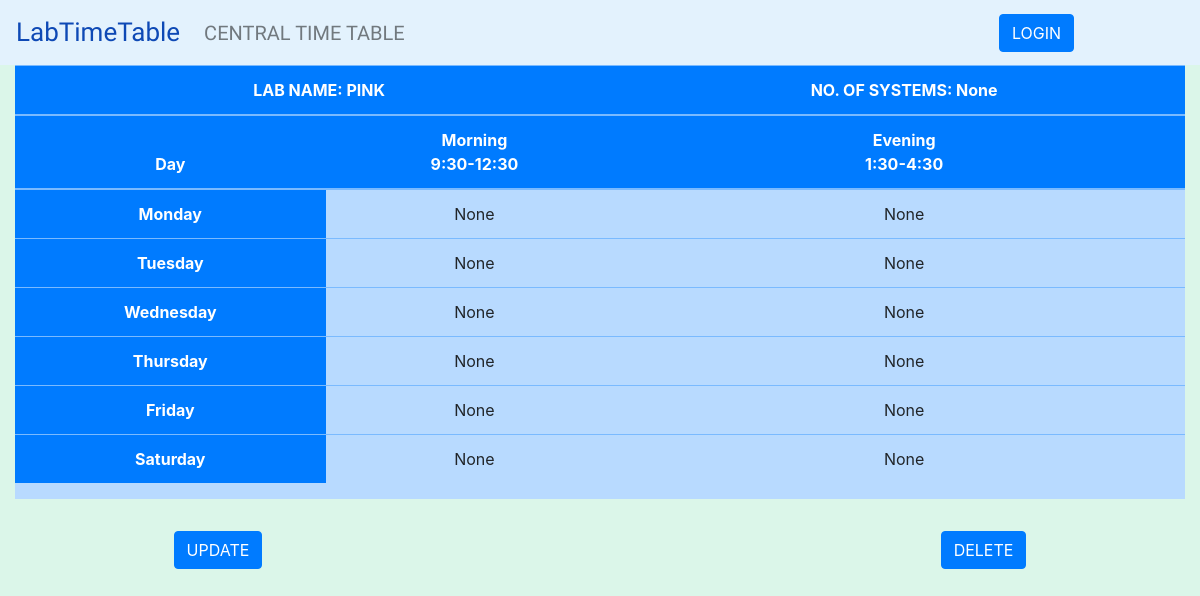
/clab/select/13, run on the app's committed database.
### Labtt2/models.py (models this page shows)
class Listing(models.Model):
    lab_name=models.CharField(max_length=100,default="")
    systems=models.IntegerField(blank=True, null=True,default=0)
    monm=models.CharField(max_length=100,blank=True, null=True,default="")
    mone=models.CharField(max_length=100,blank=True, null=True,default="")
    tuem=models.CharField(max_length=100,blank=True, null=True,default="")
    tuee=models.CharField(max_length=100,blank=True, null=True,default="")
    wedm=models.CharField(max_length=100,blank=True, null=True,default="")
    wede=models.CharField(max_length=100,blank=True, null=True,default="")
    thum=models.CharField(max_length=100,blank=True, null=True,default="")
    thue=models.CharField(max_length=100,blank=True, null=True,default="")
    frim=models.CharField(max_length=100,blank=True, null=True,default="")
    frie=models.CharField(max_length=100,blank=True, null=True,default="")
    satm=models.CharField(max_length=100,blank=True, null=True,default="")
    sate=models.CharField(max_length=100,blank=True, null=True,default="")

### Labtt2/views.py (the view)
# urls.py: path("select/<int:id>",views.view_select,name='slct'),
def view_select(request,id):
    form=Listing.objects.get(id=id)
    return render(request,'demo/select.html',{'form':form})

### Labtt2/templates/demo/select.html (shortened to what this page needs)
{% extends 'demo/base.html' %}
{% block content %}
<div class="container-fluid .mt-5">
  <div class="mx-auto">
    <div class="table-responsive table-primary" >
    <table class="table" style="text-align:center">
    <thead>
      <tr class="bg-primary">
          <th scope="col" colspan="2">
              LAB NAME: {{form.lab_name}}
          </th>
          <th scope="col" colspan="1">
            NO. OF SYSTEMS: {{form.systems}}
          </th>
        </tr>
        <tr class="bg-primary">
          <th>Day</th>
          <th>Morning<br/>9:30-12:30</th>
          <th>Evening<br/>1:30-4:30</th>
        </tr>
      </thead>
      <tbody>
        <tr class="table-primary">
          <th scope="row" class="bg-primary">Monday</th>
          <td class="table-primary">
            {{form.monm}}
          </td>
          <td class="table-primary">
            {{form.mone}}
          </td>
        </tr>
        <tr >
          <tr class="table-primary">
            <th scope="row" class="bg-primary">Tuesday</th>
            <td class="table-primary">
              {{form.tuem}}
            </td>
            <td class="table-primary">
                {{form.tuee}}
            </td>
          </tr>
        <tr class="table-primary">
          <th scope="row" class="bg-primary">Wednesday</th>
          <td class="table-primary">
            {{form.wedm}}
          </td>
          <td class="table-primary">
              {{form.wede}}
          </td>
        </tr>
        <tr class="table-primary">
          <th scope="row" class="bg-primary">Thursday</th>
          <td class="table-primary">
            {{form.thum}}
          </td>
          <td class="table-primary">
              {{form.thue}}
          </td>
        </tr>
        <tr class="table-primary">
          <th scope="row" class="bg-primary">Friday</th>
          <td class="table-primary">
            {{form.frim}}
          </td>
          <td class="table-primary">
            {{form.frie}}
          </td>
        </tr>
        <tr class="table-primary">
          <th scope="row" class="bg-primary">Saturday</th>
          <td class="table-primary">
            {{form.satm}}
          </td>
          <td class="table-primary">
            {{form.sate}}
          </td>
        </tr>
      </tbody>
    </table>
    </div>
  </div>
</div>
<br>
<div class="d-flex justify-content-around mb-3">
  <div class="p-2">
    <form class="form" action="{% url 'update' form.id %}" method="post">
        <button type="submit" class="btn btn-primary" name="button">UPDATE</button>
    </form>
  </div>
  <br>
  <div class="p-2">
    <form class="form" action="{% url 'delete' form.id %}" method="post">
    <button type="submit" class="btn btn-primary" name="button">DELETE</button>
        </form>
  </div>
</div>
{% endblock %}

### Labtt2/static/css/styles.css (style rules this page uses)
.color-white,th { color:white!important; }

### data on the page
Listing: lab_name "PINK", systems "None", monm "None", mone "None", tuem "None", tuee "None", wedm "None", wede "None", thum "None", thue "None", frim "None", frie "None", satm "None", sate "None"
